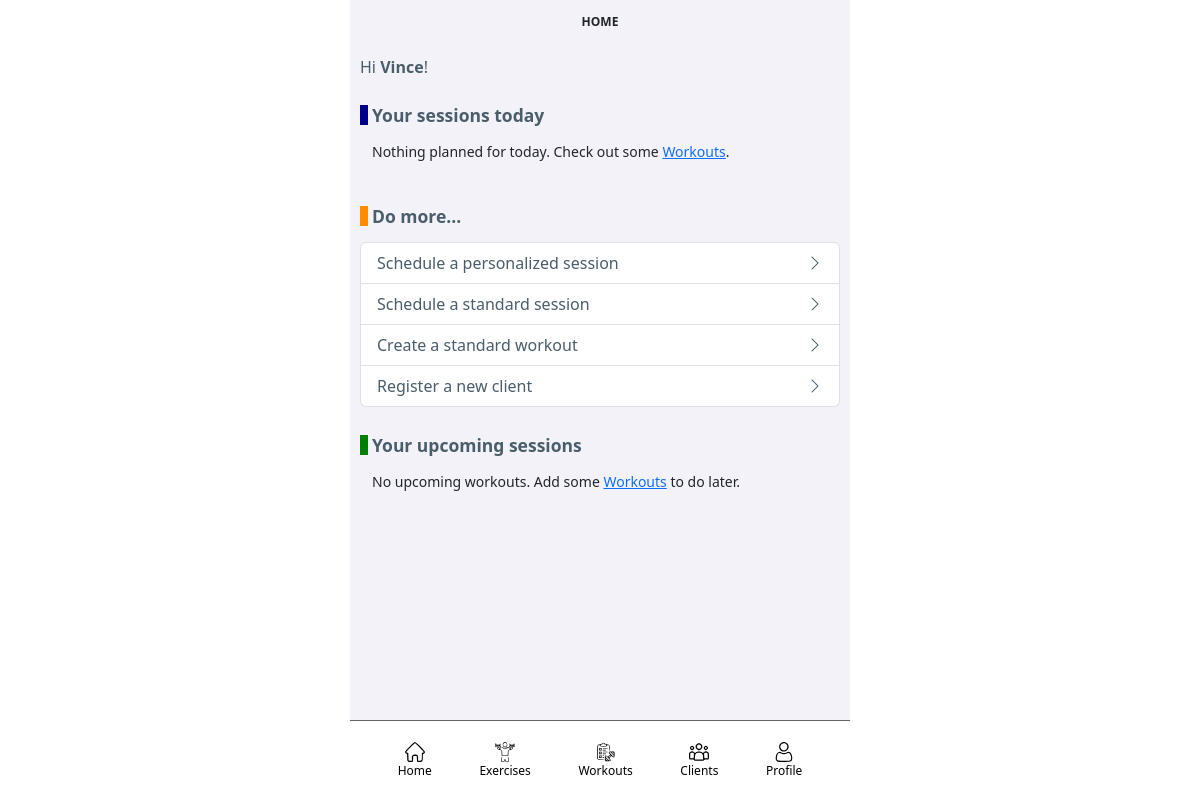
Before: /fitnessApp/ (signed in) with the older database file.
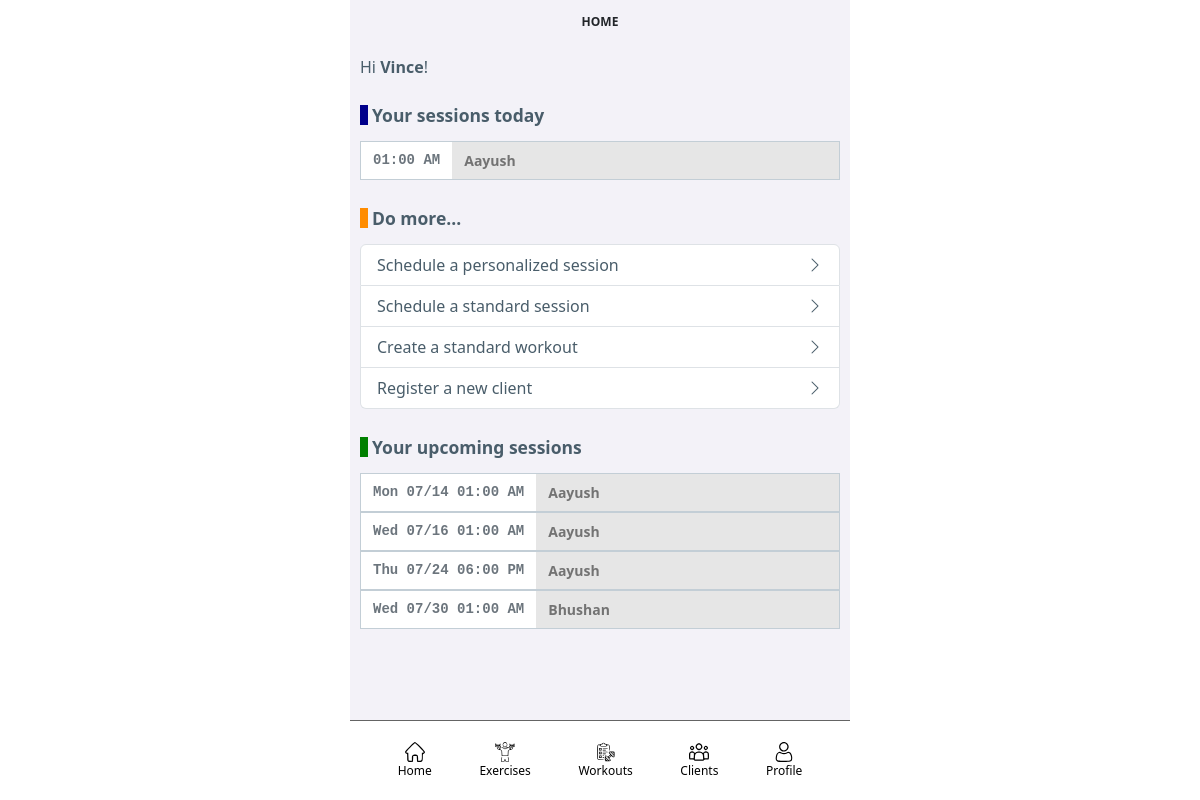
After: the same page with the newer database file.
### fitnessApp/models/fitnessAppUser_models.py (models this page shows, shortened)
class FitnessAppUser(AbstractUser):
    person = models.OneToOneField(FitnessAppPerson, on_delete=models.CASCADE, null=True, related_name='person')

class FitnessAppPerson(models.Model):
    first_name = models.CharField(max_length=500, null=False, blank=False)
    last_name = models.CharField(max_length=500, blank=True)
    coach_flag = models.BooleanField(default=False)
    coach = models.ForeignKey('self', on_delete=models.SET_NULL, null=True)
    email = models.EmailField(max_length=100, null=True, blank=True)
    phone_number = models.CharField(max_length=20, null=True, blank=True)

### fitnessApp/models/workoutSession_models.py (models this page shows)
class WorkoutSession(models.Model):
    workout = models.ForeignKey(Workout, on_delete=models.CASCADE)
    person = models.ForeignKey(FitnessAppPerson, on_delete=models.CASCADE, default="")
    scheduled_date = models.DateField(null=True, blank=True)
    scheduled_time = models.TimeField(null=True, blank=True)
    status = models.CharField(max_length=20, choices=WORKOUT_SESSION_STATUS_CHOICES, default="CREATED")
    current_step_sequence = models.IntegerField(default = 1)

### fitnessApp/views/home_views.py (the view, shortened to what this page needs)
# urls.py: path("", HomeView.as_view(), name="home"),
class HomeView(TemplateView):
    template_name = "home.html"
    def get_context_data(self, **kwargs):
        context = super().get_context_data(**kwargs)
        if (self.request.user.is_authenticated):
            context['today'] = date.today()
            if (self.request.user.person.coach_flag):
                context['activeSessions'] = WorkoutSession.objects.filter(Q(person=self.request.user.person) | Q(person__coach=self.request.user.person), scheduled_date=date.today())
                context['upcomingSessions'] = WorkoutSession.objects.filter((Q(person=self.request.user.person) | Q(person__coach=self.request.user.person)) & (Q(scheduled_date__gt=date.today()) | Q(scheduled_date__isnull=True))).order_by((F('scheduled_date').asc(nulls_last=True)))
                context['pastSessions'] = WorkoutSession.objects.filter((Q(person=self.request.user.person) | Q(person__coach=self.request.user.person)), scheduled_date__lt=date.today()).order_by('-scheduled_date')
        return context

### fitnessApp/templates/home.html
{% extends "base/base.html" %}
{% load static %}
{% block title %}Home{% endblock %}
{% block content %}
<div>
{% if user.is_authenticated %}
<h6 class="fitnessapp-text-color-header">Hi <b>{{ user.first_name }}</b>!</h6>
<div class="workout-section-heading-today fs-5"><small><b>Your sessions today</b></small></div>
<div class="container-fluid overflow-scroll" style="max-height: 11rem; scrollbar-width: none;">
    {% for item in activeSessions %}
        {% include 'workoutsession_card.html' %}
    {% empty %}
        <p><small>Nothing planned for today. Check out some <a href="{% url 'workouts' %}">Workouts</a>.</small></p>
    {% endfor %}
</div>
<div class="workout-section-heading-past fs-5"><small><b>Do more...</b></small></div>
<ul class="list-group mb-3">
    <li class="list-group-item">
        <a class="fitnessapp-profile-item" href="{% url 'build-session' %}">
            <div class="row fitnessapp-text-color-header">
                <div class="col">
                    <span>Schedule a personalized session</span>
                </div>
                <div class="col-auto d-flex text-end align-items-center">
                    <i class="bi bi-chevron-right fs-6"></i>
                </div>
            </div>
        </a>
    </li>
    <li class="list-group-item">
        <a class="fitnessapp-profile-item" href="{% url 'build-session' %}">
            <div class="row fitnessapp-text-color-header">
                <div class="col">
                    <span>Schedule a standard session</span>
                </div>
                <div class="col-auto d-flex text-end align-items-center">
                    <i class="bi bi-chevron-right fs-6"></i>
                </div>
            </div>
        </a>
    </li>
    <li class="list-group-item">
        <a class="fitnessapp-profile-item" href="{% url 'build-workout' %}">
            <div class="row fitnessapp-text-color-header">
                <div class="col">
                    <span>Create a standard workout</span>
                </div>
                <div class="col-auto d-flex text-end align-items-center">
                    <i class="bi bi-chevron-right fs-6"></i>
                </div>
            </div>
        </a>
    </li>
    <li class="list-group-item">
        <a class="fitnessapp-profile-item" href="{% url 'client-create' %}">
            <div class="row fitnessapp-text-color-header">
                <div class="col">
                    <span>Register a new client</span>
                </div>
                <div class="col-auto d-flex text-end align-items-center">
                    <i class="bi bi-chevron-right fs-6"></i>
                </div>
            </div>
        </a>
    </li>
    </ul>
<div class="workout-section-heading-upcoming fs-5"><small><b>Your upcoming sessions</b></small></div>
<div class="container-fluid overflow-scroll" style="scrollbar-width: none;">
    {% for item in upcomingSessions %}
        {% include 'workoutsession_card.html' %}
    {% empty %}
        <p><small>No upcoming workouts. Add some <a href="{% url 'workouts' %}">Workouts</a> to do later.</small></p>
    {% endfor %}
</div>
{% else %}
<p>Welcome to the Fitness App!</p>
{% endif %}
</div>
{% endblock %}

### templates/base/base.html (shortened to what this page needs)
{% load static %}
<html>
{% include 'base/head.html' %}
<body>
<div class="page">
    <div class="header">
        <div><h5 class="fitnessapp-page-title">{% block title %}{% endblock %}</h5></div>
    </div>
    <div id="id-mainbody" class="mainbody">
        {% block content %}{% endblock %}
    </div>
    <div class="footer">
        <div class="menu">
            <a class="menu_link" href="{% url 'home' %}">
                <div class="menu_item">
                    <img class="menu_img" src="{% static 'images/menu_home.svg' %}">
                    <span class="menu_label">Home</span>
                </div>
            </a>
            <a class="menu_link" href="{% url 'exercises' %}">
                <div class="menu_item">
                    <img class="menu_img" src="{% static 'images/menu_exercises.svg' %}">
                    <span class="menu_label">Exercises</span>
                </div>
            </a>
            <a class="menu_link" href="{% url 'workouts' %}">
                <div class="menu_item">
                    <img class="menu_img" src="{% static 'images/menu_workouts.svg' %}">
                    <span class="menu_label">Workouts</span>
                </div>
            </a>
            {% if user.is_authenticated and user.person.coach_flag %}
            <a class="menu_link" href="{% url 'clients' %}">
                <div class="menu_item">
                    <img class="menu_img" src="{% static 'images/menu_clients.svg' %}">
                    <span class="menu_label">Clients</span>
                </div>
            </a>
            {% endif %}
            {% if user.is_authenticated %}
            <a class="menu_link" href="{% url 'profile' %}">
                <div class="menu_item">
                    <img class="menu_img" src="{% static 'images/menu_user.svg' %}">
                    <span class="menu_label">Profile</span>
                </div>
            </a>
            {% endif %}
        </div>
    </div>
</div>
</body>
</html>

### templates/base/head.html (shortened to what this page needs)
{% load static %}
<head>
    <link rel="stylesheet" href="{% static 'css/main.css' %}">
    <link rel="stylesheet" href="{% static 'css/timer.css' %}">
    <link rel="stylesheet" href="{% static 'css/exercise-video.css' %}">
    <link rel="stylesheet" href="https://cdn.jsdelivr.net/npm/bootstrap-icons@1.11.3/font/bootstrap-icons.css">
    <link rel="stylesheet" href="https://cdn.jsdelivr.net/npm/tom-select@2.4.3/dist/css/tom-select.bootstrap5.min.css">
    <link rel="stylesheet" href="https://cdnjs.cloudflare.com/ajax/libs/font-awesome/4.7.0/css/font-awesome.css">
    <link rel="stylesheet" href="https://cdn.jsdelivr.net/npm/bootstrap@5.3.3/dist/css/bootstrap.min.css">
</head>

### fitnessApp/templates/workoutsession_card.html
<a class="fitnessapp-profile-item" href="{% url 'workoutsession-do' item.id %}">
    <div class="row fitnessapp-bg-color-content-lighter fitnessapp-border-color-content-light">
         <div class="col-auto pt-2 pb-2 bg-white font-monospace">
            <span class="text-secondary fw-bolder"><small>{% if not item.scheduled_date == today %}{{ item.scheduled_date|date:'D m/j'}}&nbsp;{% endif %}{{ item.scheduled_time|date:'h:i A'}}</small></span>
        </div>
        <div class="col pt-2 pb-2 fitnessapp-bg-color-content-lighter">
            <span class="text-black-50 fw-bolder"><small>{{ item.person.first_name}}</small></span>
        </div>
    </div>
</a>

### fitnessApp/static/css/main.css (style rules this page uses)
:root { --fitnessapp-color-palette-content: #718C9E; --fitnessapp-color-palette-header: #495D6A; --fitnessapp-color-palette-content-light: #C3CED6; --fitnessapp-color-palette-content-lighter: #e6e6e6; }
.fitnessapp-bg-color-content-lighter { background-color: var(--fitnessapp-color-palette-content-lighter); }
.fitnessapp-text-color-header { color: var(--fitnessapp-color-palette-header); }
.fitnessapp-border-color-content-light { border: 1px solid var(--fitnessapp-color-palette-content-light); }
body { background: white }
.fitnessapp-page-title { text-transform: uppercase; padding-top: 0.25rem; font-size: 0.75rem; font-weight: bolder; }
.fitnessapp-profile-item { text-decoration: none; color: rgb(83, 82, 82); }
.page { display: grid; height: 100%; max-width: 500px; margin: auto; grid-template-rows: 3rem 1fr 5rem; grid-template-columns: 100%; justify-content: center; }
.header { display: grid; grid-area: 1 / 1 / 2 / 2; background-color: rgb(243, 242, 248); justify-content: center; align-items: center; }
.mainbody { display: grid; grid-area: 2 / 1 / 3 / 2; overflow: scroll; scrollbar-width: none; background-color: rgb(243, 242, 248); padding: 10px; }
.footer { display: grid; grid-area: 3 / 1 / 4 / 2; background-color: white; border: 1px; border-top: 1px solid rgb(100, 100, 100); }
.menu { display: flex; flex-direction: row; justify-content: space-evenly; align-items: center; }
.menu_img { height: 1.25rem; width: 1.25rem; }
.menu_item { display: flex; flex-direction: column; justify-content: center; align-items: center; }
.menu_label { font-size: 0.75rem; }
.menu_link { color: black; text-decoration: none; }
.workout-section-heading-today, .workout-section-heading-upcoming, .workout-section-heading-past, .workout-circuit-heading { border-left: 0.5rem solid; margin-top: 1.75rem; margin-bottom: 1.0rem; height: 1.25rem; padding-left: 0.25rem; line-height: 1.25rem; color: var(--fitnessapp-color-palette-header) }
.workout-section-heading-today { border-left-color: darkblue; }
.workout-section-heading-upcoming { border-left-color: green; }
.workout-section-heading-past { border-left-color: darkorange; }

Changed rows visible on the page:
added WorkoutSession: scheduled_time "01:00 AM", person.first_name "Aayush", shown under "Hi Vince!"
added WorkoutSession: scheduled_date "Mon 07/14", scheduled_time "01:00 AM", person.first_name "Aayush"
added WorkoutSession: scheduled_date "Wed 07/16", scheduled_time "01:00 AM", person.first_name "Aayush"
added WorkoutSession: scheduled_date "Thu 07/24", scheduled_time "06:00 PM", person.first_name "Aayush"
added WorkoutSession: scheduled_date "Wed 07/30", scheduled_time "01:00 AM", person.first_name "Bhushan"
Other visible differences:
text no longer shown: "Nothing planned for today. Check out some Workouts . No upcoming workouts. Add some Workouts to do later."
